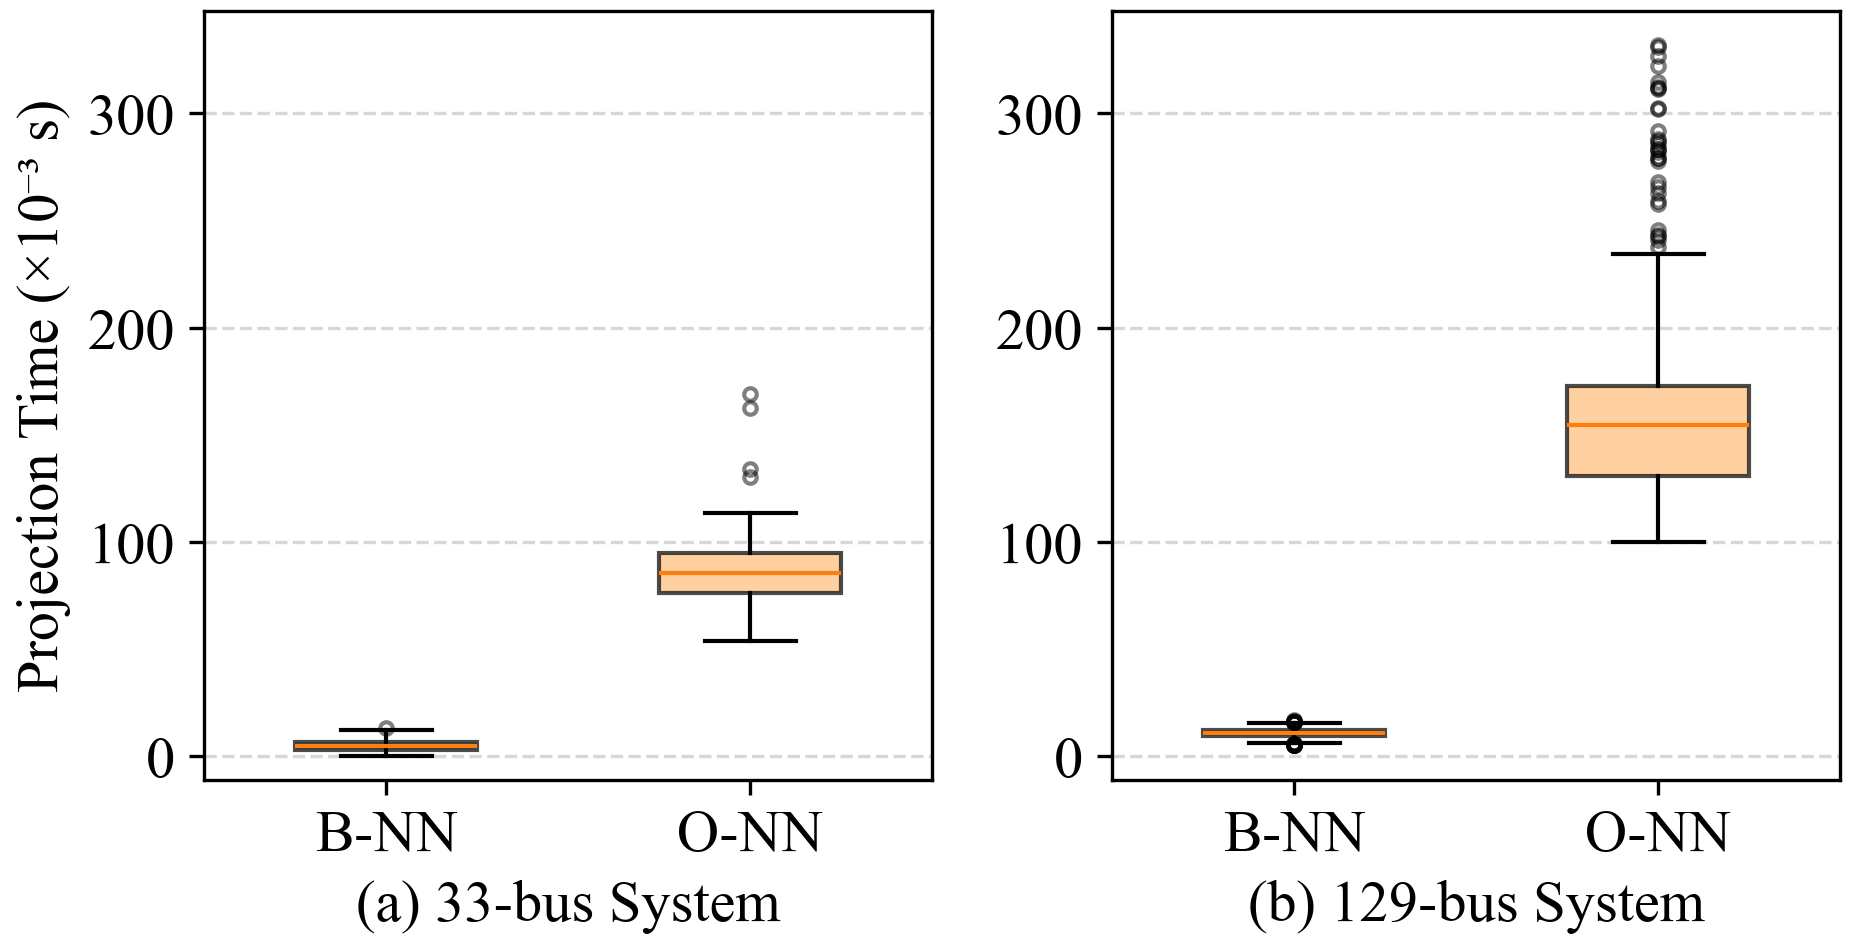

Python code for this plot:
"""
对比 NN_penalty_oproj 与 NN_bisection 方法的最优性比例和不可行解投影时间

图示要求:
    1) 一行两列的图
    2) 左图: 箱线图对比最优性比例 (objective / optimal)
    3) 右图: 箱线图对比不可行解的求解(投影)时间

使用方法:
    python compare_oproj_bisection.py
"""

import sys
from pathlib import Path
sys.path.insert(0, str(Path(__file__).parent.parent))

import numpy as np
import matplotlib.pyplot as plt


plt.rcParams.update({'font.size': 14})
plt.rc('font', family='Times New Roman')



# ==============================================================================
# 3. 加载两种方法的结果
# ==============================================================================
res_b_33 = np.load("33_bus/Test_result/results_B_NN.npz")
res_o_33 = np.load("33_bus/Test_result/results_O_NN.npz")

res_b_129 = np.load("129_bus/Test_result/results_B_NN.npz")
res_o_129 = np.load("129_bus/Test_result/results_O_NN.npz")

# 不可行解的投影时间
feasible_before_b_33 = res_b_33['feasible_before']
feasible_before_o_33 = res_o_33['feasible_before']

proj_time_b_33 = res_b_33['projection_times'][~feasible_before_b_33]
proj_time_o_33 = res_o_33['projection_times'][~feasible_before_o_33]
print(np.mean(proj_time_b_33), np.mean(proj_time_o_33))

feasible_before_b_129 = res_b_129['feasible_before']
feasible_before_o_129 = res_o_129['feasible_before']
proj_time_b_129 = res_b_129['projection_times'][~feasible_before_b_129]
proj_time_o_129 = res_o_129['projection_times'][~feasible_before_o_129]

# ==============================================================================
# 4. 画图: 一行两列箱线图
# ==============================================================================
fig, axes = plt.subplots(1, 2, figsize=(6.5, 3.5))

# --- 左图: 最优性比例 ---
ax1 = axes[0]
bp1 = ax1.boxplot(
    [proj_time_b_33 / 1e-3, proj_time_o_33 / 1e-3],
    tick_labels=['B-NN', 'O-NN'],
    patch_artist=True,
    widths=0.5,
    showfliers=True,
    flierprops=dict(marker='o', markersize=3, alpha=0.5)
)
colors = ["#8EAFCF", '#FFBE7A']
for patch, color in zip(bp1['boxes'], colors):
    patch.set_facecolor(color)
    patch.set_alpha(0.7)
ax1.set_xlabel('(a) 33-bus System', fontsize=14)
ax1.set_ylabel('Projection Time (×10⁻³ s)', fontsize=14)
ax1.grid(axis='y', linestyle='--', alpha=0.5)

# --- 右图: 不可行解投影时间 ---
ax2 = axes[1]
bp2 = ax2.boxplot(
    [proj_time_b_129 / 1e-3, proj_time_o_129 / 1e-3],
    tick_labels=['B-NN', 'O-NN'],
    patch_artist=True,
    widths=0.5,
    showfliers=True,
    flierprops=dict(marker='o', markersize=3, alpha=0.5)
)
for patch, color in zip(bp2['boxes'], colors):
    patch.set_facecolor(color)
    patch.set_alpha(0.7)

ax2.set_xlabel('(b) 129-bus System', fontsize=14)
# ax2.set_ylabel('Projection Time (×10⁻³ s)', fontsize=14)
ax2.grid(axis='y', linestyle='--', alpha=0.5)

# 统一两个子图的纵坐标范围
ymin = min(ax1.get_ylim()[0], ax2.get_ylim()[0])
ymax = max(ax1.get_ylim()[1], ax2.get_ylim()[1])
ax1.set_ylim(ymin, ymax)
ax2.set_ylim(ymin, ymax)

plt.tight_layout()
plt.savefig('compare_oproj_bisection.png', dpi=300, bbox_inches='tight')
print("\n图片已保存到: compare_oproj_bisection.png")
plt.show()
